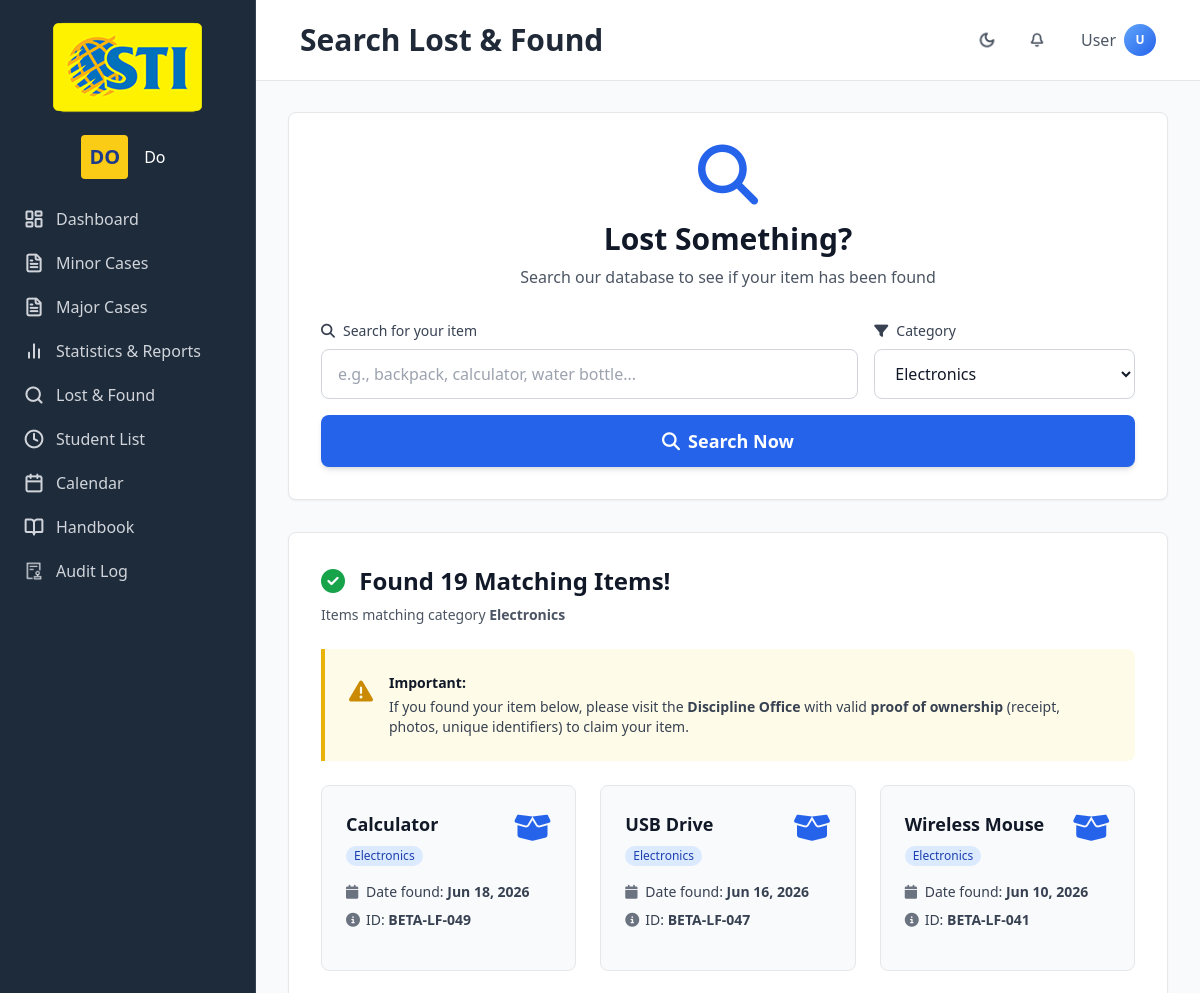
Page /modules/shared/searchLostAndFound.php?category=Electronics (upper part) on the earlier database version.
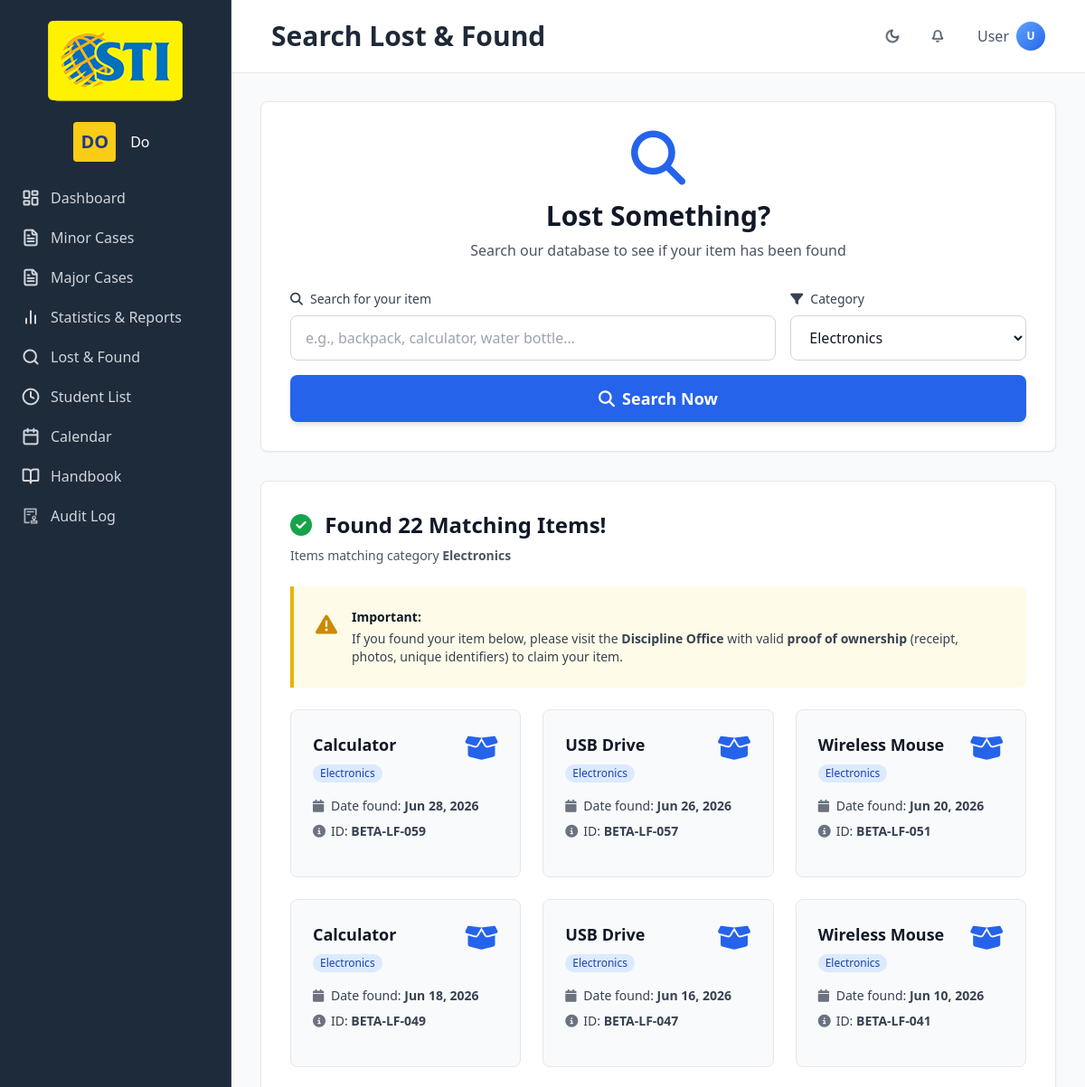
Same page on the later database version.
### tables this page shows
CREATE TABLE lost_found_items (
    item_id VARCHAR(20) PRIMARY KEY,
    item_name VARCHAR(200) NOT NULL,
    category VARCHAR(50) NOT NULL,
    description LONGTEXT,
    found_location VARCHAR(200) NOT NULL,
    date_found DATE NOT NULL DEFAULT (CURRENT_DATE),
    time_found TIME,
    finder_name VARCHAR(100),
    finder_student_id VARCHAR(20) NULL,
    status VARCHAR(20) DEFAULT 'Unclaimed' CHECK (status IN ('Unclaimed', 'Claimed', 'Disposed')),
    claimer_name VARCHAR(100),
    claimer_student_id VARCHAR(20) NULL,
    date_claimed DATE,
    image_path VARCHAR(500),
    is_archived TINYINT(1) DEFAULT 0,
    archived_at DATETIME,
    created_at DATETIME DEFAULT CURRENT_TIMESTAMP,
    updated_at DATETIME DEFAULT CURRENT_TIMESTAMP ON UPDATE CURRENT_TIMESTAMP,
    CONSTRAINT fk_lost_found_finder FOREIGN KEY (finder_student_id) REFERENCES students(student_id),
    CONSTRAINT fk_lost_found_claimer FOREIGN KEY (claimer_student_id) REFERENCES students(student_id)
);

### includes/lostAndFoundFunctions.php (called while the page is built, shortened)
<?php
function searchLostItems($searchTerm, $category = null) {
    $sql = "SELECT
        item_id,
        item_name,
        category,
        found_location,
        date_found
    FROM lost_found_items
    WHERE is_archived = 0
    AND status = 'Unclaimed'
    AND (item_name LIKE ? OR category LIKE ?)";
    $params = [
        '%' . $searchTerm . '%',
        '%' . $searchTerm . '%'
    ];
    if ($category) {
        $sql .= " AND category = ?";
        $params[] = $category;
    }
    $sql .= " ORDER BY date_found DESC";
    try {
        $items = fetchAll($sql, $params);
        return $items;
    } catch (Exception $e) {
        error_log("searchLostItems error: " . $e->getMessage());
        return [];
    }
}

### includes/db_connect.php (called while the page is built, shortened)
<?php
$conn = null;
function getDBConnection() {
    global $conn;
    if ($conn !== null) {
        return $conn;
    }
    try {
        $dsn = "mysql:host=" . DB_HOST . ";port=" . DB_PORT . ";dbname=" . DB_NAME . ";charset=utf8mb4";
        $options = [
            PDO::ATTR_ERRMODE => PDO::ERRMODE_EXCEPTION,
            PDO::ATTR_DEFAULT_FETCH_MODE => PDO::FETCH_ASSOC
        ];
        if (DB_SSL_CA !== '') {
            $options[PDO::MYSQL_ATTR_SSL_CA] = DB_SSL_CA;
            $options[PDO::MYSQL_ATTR_SSL_VERIFY_SERVER_CERT] = true;
            $options[PDO::MYSQL_ATTR_SSL_CIPHER] = 'DEFAULT';
        }
        $conn = new PDO($dsn, DB_USER, DB_PASS, $options);
        $conn->exec("SET time_zone = '+00:00'");
        return $conn;
    } catch(PDOException $e) {
        error_log("Database Connection Error: " . $e->getMessage());
        throw new RuntimeException('Database connection failed', 0, $e);
    }
}
function executeQuery($sql, $params = []): PDOStatement {
    try {
        $conn = getDBConnection();
        $stmt = $conn->prepare($sql);
        $stmt->execute($params);
        return $stmt;
    } catch(PDOException $e) {
        error_log("Query Error: " . $e->getMessage());
        throw $e;
    }
}
function fetchAll($sql, $params = []) {
    $stmt = executeQuery($sql, $params);
    return $stmt->fetchAll();
}
?>

### modules/shared/searchLostAndFound.php (the view, shortened to what the rows shown need)
<?php
require_once __DIR__ . '/../../includes/lostAndFoundFunctions.php';
$searchResults = [];
$hasSearched = false;
$errorMessage = '';
$selectedCategory = '';
if ($_SERVER['REQUEST_METHOD'] === 'GET') {
    $searchTerm = isset($_GET['search']) ? trim($_GET['search']) : '';
    $selectedCategory = !empty($_GET['category']) ? $_GET['category'] : '';
    if ($searchTerm !== '' || $selectedCategory !== '') {
        $hasSearched = true;
        $category = $selectedCategory !== '' ? $selectedCategory : null;
        try {
            $searchResults = searchLostItems($searchTerm, $category);
        } catch (Exception $e) {
            $errorMessage = "Search error: " . $e->getMessage();
            error_log("Lost & Found Search Error: " . $e->getMessage());
        }
    }
}
?>
<!DOCTYPE html>
<html lang="en">
<head>
    <script src="https://cdn.tailwindcss.com"></script>
    <link rel="stylesheet" href="https://cdnjs.cloudflare.com/ajax/libs/font-awesome/6.5.1/css/all.min.css">
</head>
<body class="bg-gray-50 dark:bg-[#1F2937] text-gray-900 dark:text-gray-100 transition-colors duration-300 antialiased [scrollbar-gutter:stable]">
    <div class="flex h-screen overflow-hidden">
        <div class="flex-1 overflow-y-auto ml-0 md:ml-64 transition-all duration-300">
            <?php include __DIR__ . '/../../includes/header.php'; ?>
            <main class="p-4 pt-20 sm:p-6 sm:pt-24 md:p-8 md:pt-28 min-h-screen transition-colors duration-300">
                <div class="bg-white dark:bg-[#111827] border border-gray-200 dark:border-slate-700 rounded-lg shadow-sm p-4 sm:p-6 md:p-8 mb-6 sm:mb-8">
                    <div class="text-center mb-6 sm:mb-8">
                        <h2 class="text-xl sm:text-2xl md:text-3xl font-bold text-gray-900 dark:text-gray-100 mb-1 sm:mb-2">Lost Something?</h2>
                    </div>
                </div>
                <?php if ($hasSearched && !$errorMessage): ?>
                    <div class="bg-white dark:bg-[#111827] border border-gray-200 dark:border-slate-700 rounded-lg shadow-sm p-4 sm:p-6 md:p-8">
                        <?php
                            $searchSummaryParts = [];
                            if ($selectedCategory !== '') {
                                $searchSummaryParts[] = 'category <strong>' . htmlspecialchars($selectedCategory) . '</strong>';
                            }
                            $searchSummary = !empty($searchSummaryParts) ? implode(' and ', $searchSummaryParts) : 'your criteria';
                        ?>
                        <?php if (empty($searchResults)): ?>
                            <div class="text-center py-8 sm:py-12">
                                <i class="fas fa-inbox text-4xl sm:text-5xl md:text-6xl text-gray-400 dark:text-gray-600 mb-3 sm:mb-4"></i>
                                <h3 class="text-lg sm:text-xl md:text-2xl font-semibold text-gray-900 dark:text-gray-100 mb-2">No Matching Items Found</h3>
                                <p class="text-xs sm:text-sm text-gray-600 dark:text-gray-400 mb-6">
                                    We couldn't find any items matching <?php echo $searchSummary; ?>
                                </p>
                                <div class="bg-blue-50 dark:bg-blue-900/20 border border-blue-200 dark:border-blue-800 rounded-lg p-4 sm:p-6 max-w-2xl mx-auto">
                                    <h4 class="font-semibold text-gray-900 dark:text-gray-100 mb-3 text-xs sm:text-sm">
                                        <i class="fas fa-lightbulb text-blue-600 dark:text-blue-400 mr-2"></i>
                                        What to do next:
                                    </h4>
                                    <ul class="text-left text-xs sm:text-sm text-gray-700 dark:text-gray-300 space-y-2">
                                        <li><i class="fas fa-check text-green-600 dark:text-green-400 mr-2"></i>Try different keywords or descriptions</li>
                                        <li><i class="fas fa-check text-green-600 dark:text-green-400 mr-2"></i>Check back later - new items are added regularly</li>
                                        <li><i class="fas fa-check text-green-600 dark:text-green-400 mr-2"></i>Visit the Discipline Office during office hours</li>
                                        <li><i class="fas fa-check text-green-600 dark:text-green-400 mr-2"></i>Report your lost item to security personnel</li>
                                    </ul>
                                </div>
                            </div>
                        <?php else: ?>
                            <div class="grid grid-cols-1 sm:grid-cols-2 lg:grid-cols-3 gap-4 sm:gap-6">
                                <?php foreach ($searchResults as $item): ?>
                                    <div class="bg-gray-50 dark:bg-[#0F1623] border border-gray-200 dark:border-slate-700 rounded-lg p-4 sm:p-6 hover:shadow-lg transition flex flex-col justify-between">
                                        <div>
                                            <div class="flex items-start justify-between mb-3 gap-2">
                                                <div class="flex-1">
                                                    <h4 class="font-semibold text-base sm:text-lg text-gray-900 dark:text-gray-100 mb-1 leading-snug">
                                                        <?php echo htmlspecialchars($item['item_name']); ?>
                                                    </h4>
                                                    <span class="inline-block px-2 py-0.5 text-xs font-medium rounded-full bg-blue-100 dark:bg-blue-900/30 text-blue-800 dark:text-blue-300">
                                                        <?php echo htmlspecialchars($item['category']); ?>
                                                    </span>
                                                </div>
                                                <i class="fas fa-box-open text-2xl sm:text-3xl text-blue-600 dark:text-blue-400 flex-shrink-0"></i>
                                            </div>
                                            <div class="space-y-1.5 sm:space-y-2 text-xs sm:text-sm my-4">
                                                <div class="flex items-center text-gray-700 dark:text-gray-300">
                                                    <i class="fas fa-calendar w-5 text-gray-500 dark:text-gray-400"></i>
                                                    <span>Date found: <strong><?php echo date('M d, Y', strtotime($item['date_found'])); ?></strong></span>
                                                </div>
                                                <div class="flex items-center text-gray-700 dark:text-gray-300">
                                                    <i class="fas fa-info-circle w-5 text-gray-500 dark:text-gray-400"></i>
                                                    <span>ID: <strong><?php echo htmlspecialchars($item['item_id']); ?></strong></span>
                                                </div>
                                            </div>
                                        </div>
                                    </div>
                                <?php endforeach; ?>
                            </div>
                        <?php endif; ?>
                    </div>
                <?php endif; ?>
            </main>
        </div>
    </div>
</body>
</html>

Differences in the rows shown:
added lost_found_items: item_name "Calculator", category "Electronics", date_found "Jun 28, 2026", item_id "BETA-LF-059"
added lost_found_items: item_name "USB Drive", category "Electronics", date_found "Jun 26, 2026", item_id "BETA-LF-057"
added lost_found_items: item_name "Wireless Mouse", category "Electronics", date_found "Jun 20, 2026", item_id "BETA-LF-051"
Other differences:
count($searchResults): "19" → "22"
